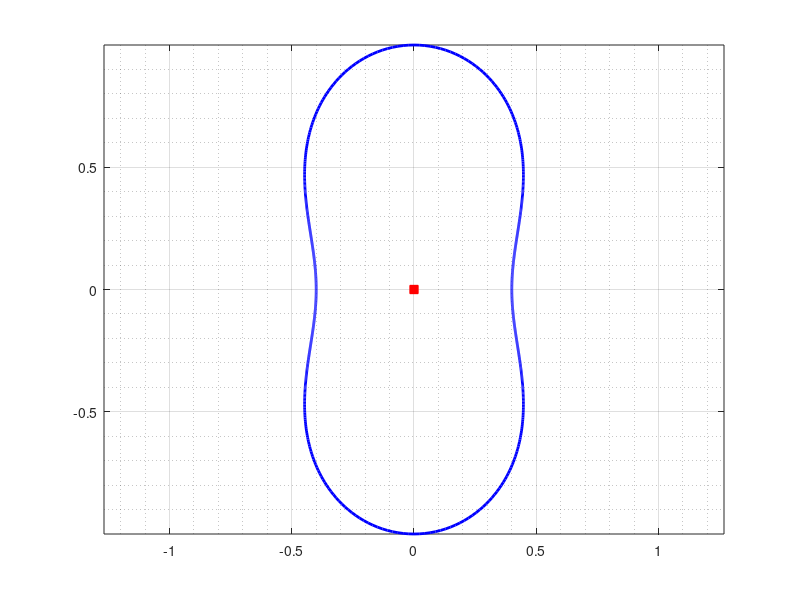

This chart was generated by the following MATLAB code: (Note: this script raises an error after producing the figure.)
clear;clc
%eigenvalues of KD using fft
% Cassini oval shape, Table 4 of Numerical studeies of the
% Steklov eigenvalue problem via convformal mappings
addpath ../bie; addpath ../fmm; 
%%
n =2^10;
h=2*pi/n;
t = 0:h:2*pi-h; t=t(:);
%%
w1   =  exp(1i*t);
w1p  =  1i*exp(1i*t);
w1pp =  -exp(1i*t);
et   = i*(0.4*w1.*sqrt(2./(1.16-0.84*w1.^2)));
etp  = 1i*(0.4*w1p.*sqrt(2./(1.16-0.84*w1.^2))+0.336*(w1.^2).*w1p.*(sqrt(2)./(1.16-.84*w1.^2).^(3/2)));
etpp = 1i*(0.4*w1pp.*sqrt(2./(1.16-0.84*w1.^2))+1.008*w1.*(w1p.^2).*(sqrt(2)./(1.16-.84*w1.^2).^(3/2))+0.336*(w1.^2).*w1pp.*(sqrt(2)./(1.16-.84*w1.^2).^(3/2))+0.84672*(w1.^3).*(w1p.^2).*(sqrt(2)./(1.16-.84*w1.^2).^(5/2)));
% 
Area = h*sum(real(et).*imag(etp));
alpha = 0;
%%
fig1=figure;
hold on; box on;
crv = et; crv(end+1)=crv(1);
plot(real(crv),imag(crv),'b','LineWidth',2);
plot(real(alpha),imag(alpha),'sr','MarkerFaceColor','r');
set(fig1,'PaperSize',[5  5]);
grid on; axis equal
ax=gca; 
set(ax,'xminorgrid','on','yminorgrid','on')
ax.GridAlpha=0.25; ax.MinorGridAlpha=0.25;
set(gca,'FontSize',14)
set(ax,'LooseInset',get(ax,'TightInset'))
% print(fig1, 'fig_4air.pdf', '-dpdf', '-fillpage');
%%
%%
A        =  et-alpha;
Ap       =  etp;
%
h        =   2*pi/n;
% 
for k=1:n
    for j=1:n
        if (k==j)
            N(k,j)  =  h*(1/pi)*imag(0.5*(etpp(k)/etp(k))-Ap(k)/A(k));
            tM(k,j) =  h*(1/pi)*real(0.5*(etpp(k)/etp(k))-Ap(k)/A(k));
        else
            N(k,j)  =  h*(1/pi)*imag((A(k)*etp(j))/(A(j)*(et(j)-et(k))));
            tM(k,j) =  h*((1/(2*pi))*cot((t(k)-t(j))/2)...
                        +(1/pi)*real((A(k)*etp(j))/(A(j)*(et(j)-et(k)))));
        end
    end
end
%
for k=1:n
    for j=1:n
        if (((j-k)/2)-floor((j-k)/2) == 0)
            K(k,j) = 0;
        else
            K(k,j) = (2/n)*cot(pi*(k-j)/n);
        end
    end
end
%
M        =  -K+tM;
E        =  -inv(eye(n)-N)*M;
%%
MD = matD(n);
P  = diag(1./abs(etp));
KD = P*MD*E;
%%
format long g
%
KDI = KD+eye(n);
[V,D] = eigs(KDI,10,'smallestabs');
%%
[x,y] = meshgrid(linspace(-1.5,1.5,250),linspace(-1,1,250));
xv = real(et);
yv = imag(et);
[in on] = inpolygon(x,y,xv,yv);
x(~in)=NaN+i*NaN;
y(~in)=NaN+i*NaN;
%
z=x+i*y;
zv   = z(:).';
zv2  = zv(isfinite(z));
%% 
figure;
tiledlayout(2,4,'TileSpacing','Compact');
% 
for kk=1:8
    gam  = real(V(:,kk+2)); c = sqrt(h*sum(gam.^2.*abs(etp))); gam = gam./c;
    mun  = real(E*gam);
    Fun  = gam+i*mun;
    %
    Fzv23 = fcau(et,etp,Fun,zv2);
    uzv23 = real(Fzv23);
    uzv3  = NaN(size(zv));
    uzv3(isfinite(zv)) = uzv23;
    uz3 = reshape(uzv3,size(z));
    % 
nexttile
set(groot,'defaultAxesTickLabelInterpreter','latex');
set(groot,'defaulttextinterpreter','latex');
set(groot,'defaultLegendInterpreter','latex');
hold on; box on
pcolor(real(z),imag(z),uz3)
hold on
vet = et; vet(end+1)=vet(1);
plot(real(vet),imag(vet),'-k',LineWidth=2)
colormap jet
shading interp 
% axis equal
axis([-1.02 1.02 -1.02 1.02])
axis off
ax=gca; 
set(gca,'LooseInset',get(gca,'TightInset'))
grid on; grid('minor')
ax=gca; 
set(ax,'xminorgrid','on','yminorgrid','on')
ax.GridAlpha=0.25; ax.MinorGridAlpha=0.25;
set(gca,'FontSize',14)
%% 
end
print -depsc fig_ex4e_8eigf
